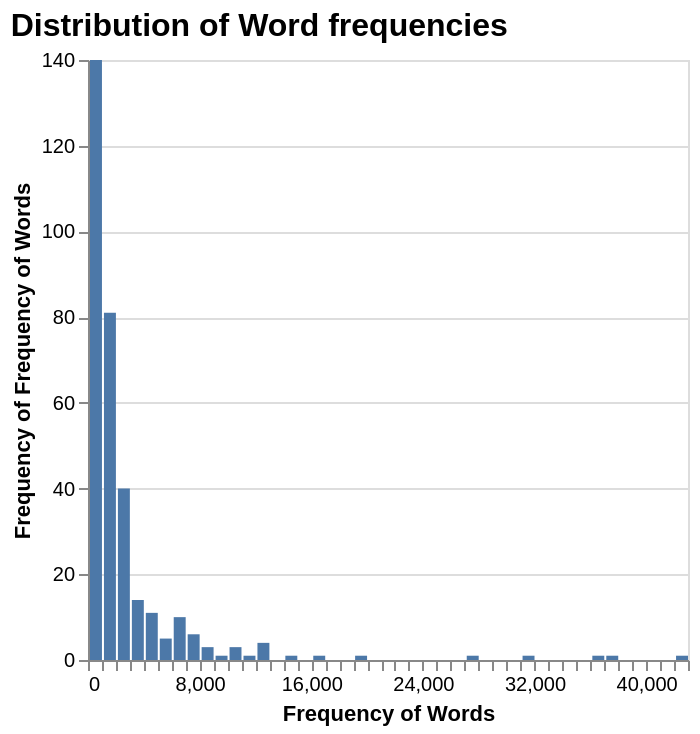

Notebook cell for this chart:
### Code cell
chart = alt.Chart(word_freq[word_freq['frequency'] > 500]).mark_bar().encode(
    x=alt.X('frequency', bin=alt.Bin(maxbins=50), title='Frequency of Words'),
    y=alt.Y('count()', title='Frequency of Frequency of Words'),
    tooltip=['count()']
).properties(
    title='Distribution of Word frequencies'
).configure_title(
    fontSize=16,
    anchor='start'
)
chart

### Figure 1 — Vega specification as saved in the notebook (floating-point values rounded to 4 significant figures)
{"$schema": "https://vega.github.io/schema/vega/v6.json", "data": [{"name": "source_0", "values": [{"__count": 1, "bin_maxbins_50_frequency": 31000.0, "bin_maxbins_50_frequency_end": 32000.0}, {"__count": 14, "bin_maxbins_50_frequency": 3000.0, "bin_maxbins_50_frequency_end": 4000.0}, {"__count": 140, "bin_maxbins_50_frequency": 0.0, "bin_maxbins_50_frequency_end": 1000.0}, {"__count": 81, "bin_maxbins_50_frequency": 1000.0, "bin_maxbins_50_frequency_end": 2000.0}, {"__count": 10, "bin_maxbins_50_frequency": 6000.0, "bin_maxbins_50_frequency_end": 7000.0}, {"__count": 40, "bin_maxbins_50_frequency": 2000.0, "bin_maxbins_50_frequency_end": 3000.0}, {"__count": 1, "bin_maxbins_50_frequency": 19000.0, "bin_maxbins_50_frequency_end": 20000.0}, {"__count": 11, "bin_maxbins_50_frequency": 4000.0, "bin_maxbins_50_frequency_end": 5000.0}, {"__count": 6, "bin_maxbins_50_frequency": 7000.0, "bin_maxbins_50_frequency_end": 8000.0}, {"__count": 5, "bin_maxbins_50_frequency": 5000.0, "bin_maxbins_50_frequency_end": 6000.0}, {"__count": 3, "bin_maxbins_50_frequency": 10000.0, "bin_maxbins_50_frequency_end": 11000.0}, {"__count": 1, "bin_maxbins_50_frequency": 36000.0, "bin_maxbins_50_frequency_end": 37000.0}, {"__count": 1, "bin_maxbins_50_frequency": 9000.0, "bin_maxbins_50_frequency_end": 10000.0}, {"__count": 4, "bin_maxbins_50_frequency": 12000.0, "bin_maxbins_50_frequency_end": 13000.0}, {"__count": 1, "bin_maxbins_50_frequency": 14000.0, "bin_maxbins_50_frequency_end": 15000.0}, {"__count": 1, "bin_maxbins_50_frequency": 16000.0, "bin_maxbins_50_frequency_end": 17000.0}, {"__count": 3, "bin_maxbins_50_frequency": 8000.0, "bin_maxbins_50_frequency_end": 9000.0}, {"__count": 1, "bin_maxbins_50_frequency": 42000.0, "bin_maxbins_50_frequency_end": 43000.0}, {"__count": 1, "bin_maxbins_50_frequency": 11000.0, "bin_maxbins_50_frequency_end": 12000.0}, {"__count": 1, "bin_maxbins_50_frequency": 27000.0, "bin_maxbins_50_frequency_end": 28000.0}, {"__count": 1, "bin_maxbins_50_frequency": 37000.0, "bin_maxbins_50_frequency_end": 38000.0}]}, {"name": "source_0_y_domain___count", "values": [{"min": 1, "max": 140}]}], "signals": [{"name": "bin_maxbins_50_frequency_bins", "value": {"fields": ["frequency"], "fname": "bin_frequency", "start": 0.0, "step": 1000.0, "stop": 43000.0}}], "marks": [{"type": "rect", "name": "marks", "from": {"data": "source_0"}, "encode": {"update": {"y2": {"value": 0, "scale": "y"}, "y": {"field": "__count", "scale": "y"}, "x": {"field": "bin_maxbins_50_frequency_end", "scale": "x", "offset": {"signal": "0.5 + (abs(scale(\"x\", datum[\"bin_maxbins_50_frequency_end\"]) - scale(\"x\", datum[\"bin_maxbins_50_frequency\"])) < 0.25 ? 0.5 * (0.25 - (abs(scale(\"x\", datum[\"bin_maxbins_50_frequency_end\"]) - scale(\"x\", datum[\"bin_maxbins_50_frequency\"])))) : -0.5)"}}, "tooltip": {"signal": "{\"Count of Records\": format(datum[\"__count\"], \"\")}"}, "x2": {"field": "bin_maxbins_50_frequency", "scale": "x", "offset": {"signal": "0.5 + (abs(scale(\"x\", datum[\"bin_maxbins_50_frequency_end\"]) - scale(\"x\", datum[\"bin_maxbins_50_frequency\"])) < 0.25 ? -0.5 * (0.25 - (abs(scale(\"x\", datum[\"bin_maxbins_50_frequency_end\"]) - scale(\"x\", datum[\"bin_maxbins_50_frequency\"])))) : 0.5)"}}, "fill": {"value": "#4c78a8"}}}, "style": ["bar"]}], "scales": [{"name": "x", "type": "linear", "domain": {"signal": "[bin_maxbins_50_frequency_bins.start, bin_maxbins_50_frequency_bins.stop]"}, "range": [0, {"signal": "width"}], "bins": {"signal": "bin_maxbins_50_frequency_bins"}, "zero": false}, {"name": "y", "type": "linear", "domain": [{"signal": "(data(\"source_0_y_domain___count\")[0] || {}).min"}, {"signal": "(data(\"source_0_y_domain___count\")[0] || {}).max"}], "range": [{"signal": "height"}, 0], "nice": true, "zero": true}], "axes": [{"scale": "y", "minExtent": 0, "orient": "left", "grid": true, "tickCount": {"signal": "ceil(height/40)"}, "domain": false, "aria": false, "ticks": false, "zindex": 0, "labels": false, "gridScale": "x", "maxExtent": 0}, {"scale": "x", "grid": false, "title": "Frequency of Words", "labelOverlap": true, "labelFlush": true, "tickCount": {"signal": "ceil(width/10)"}, "zindex": 0, "orient": "bottom"}, {"scale": "y", "orient": "left", "title": "Frequency of Frequency of Words", "labelOverlap": true, "grid": false, "tickCount": {"signal": "ceil(height/40)"}, "zindex": 0}], "title": {"text": "Distribution of Word frequencies", "anchor": "start"}, "style": "cell", "config": {"style": {"group-title": {"fontSize": 16}}}, "width": 300, "height": 300, "background": "white", "padding": 5}
